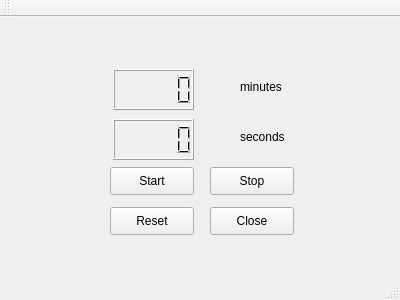
<?xml version="1.0" encoding="UTF-8"?>
<ui version="4.0">
 <class>MainWindow</class>
 <widget class="QMainWindow" name="MainWindow">
  <property name="geometry">
   <rect>
    <x>0</x>
    <y>0</y>
    <width>400</width>
    <height>300</height>
   </rect>
  </property>
  <property name="windowTitle">
   <string>MainWindow</string>
  </property>
  <widget class="QWidget" name="centralWidget">
   <widget class="QLCDNumber" name="lcdNumberMin">
    <property name="geometry">
     <rect>
      <x>113</x>
      <y>52</y>
      <width>81</width>
      <height>41</height>
     </rect>
    </property>
   </widget>
   <widget class="QLCDNumber" name="lcdNumberSec">
    <property name="geometry">
     <rect>
      <x>113</x>
      <y>102</y>
      <width>81</width>
      <height>41</height>
     </rect>
    </property>
   </widget>
   <widget class="QLabel" name="minutes">
    <property name="geometry">
     <rect>
      <x>240</x>
      <y>60</y>
      <width>63</width>
      <height>20</height>
     </rect>
    </property>
    <property name="text">
     <string>minutes</string>
    </property>
   </widget>
   <widget class="QLabel" name="seconds">
    <property name="geometry">
     <rect>
      <x>240</x>
      <y>110</y>
      <width>63</width>
      <height>20</height>
     </rect>
    </property>
    <property name="text">
     <string>seconds</string>
    </property>
   </widget>
   <widget class="QPushButton" name="startButton">
    <property name="geometry">
     <rect>
      <x>110</x>
      <y>150</y>
      <width>84</width>
      <height>28</height>
     </rect>
    </property>
    <property name="text">
     <string>Start</string>
    </property>
   </widget>
   <widget class="QPushButton" name="stopButton">
    <property name="geometry">
     <rect>
      <x>210</x>
      <y>150</y>
      <width>84</width>
      <height>28</height>
     </rect>
    </property>
    <property name="text">
     <string>Stop</string>
    </property>
   </widget>
   <widget class="QPushButton" name="resetButton">
    <property name="geometry">
     <rect>
      <x>110</x>
      <y>190</y>
      <width>84</width>
      <height>28</height>
     </rect>
    </property>
    <property name="text">
     <string>Reset</string>
    </property>
   </widget>
   <widget class="QPushButton" name="closeButton">
    <property name="geometry">
     <rect>
      <x>210</x>
      <y>190</y>
      <width>84</width>
      <height>28</height>
     </rect>
    </property>
    <property name="text">
     <string>Close</string>
    </property>
   </widget>
  </widget>
  <widget class="QMenuBar" name="menuBar">
   <property name="geometry">
    <rect>
     <x>0</x>
     <y>0</y>
     <width>400</width>
     <height>25</height>
    </rect>
   </property>
  </widget>
  <widget class="QToolBar" name="mainToolBar">
   <attribute name="toolBarArea">
    <enum>TopToolBarArea</enum>
   </attribute>
   <attribute name="toolBarBreak">
    <bool>false</bool>
   </attribute>
  </widget>
  <widget class="QStatusBar" name="statusBar"/>
 </widget>
 <layoutdefault spacing="6" margin="11"/>
 <resources/>
 <connections>
  <connection>
   <sender>closeButton</sender>
   <signal>clicked()</signal>
   <receiver>MainWindow</receiver>
   <slot>close()</slot>
   <hints>
    <hint type="sourcelabel">
     <x>251</x>
     <y>245</y>
    </hint>
    <hint type="destinationlabel">
     <x>199</x>
     <y>149</y>
    </hint>
   </hints>
  </connection>
 </connections>
</ui>
